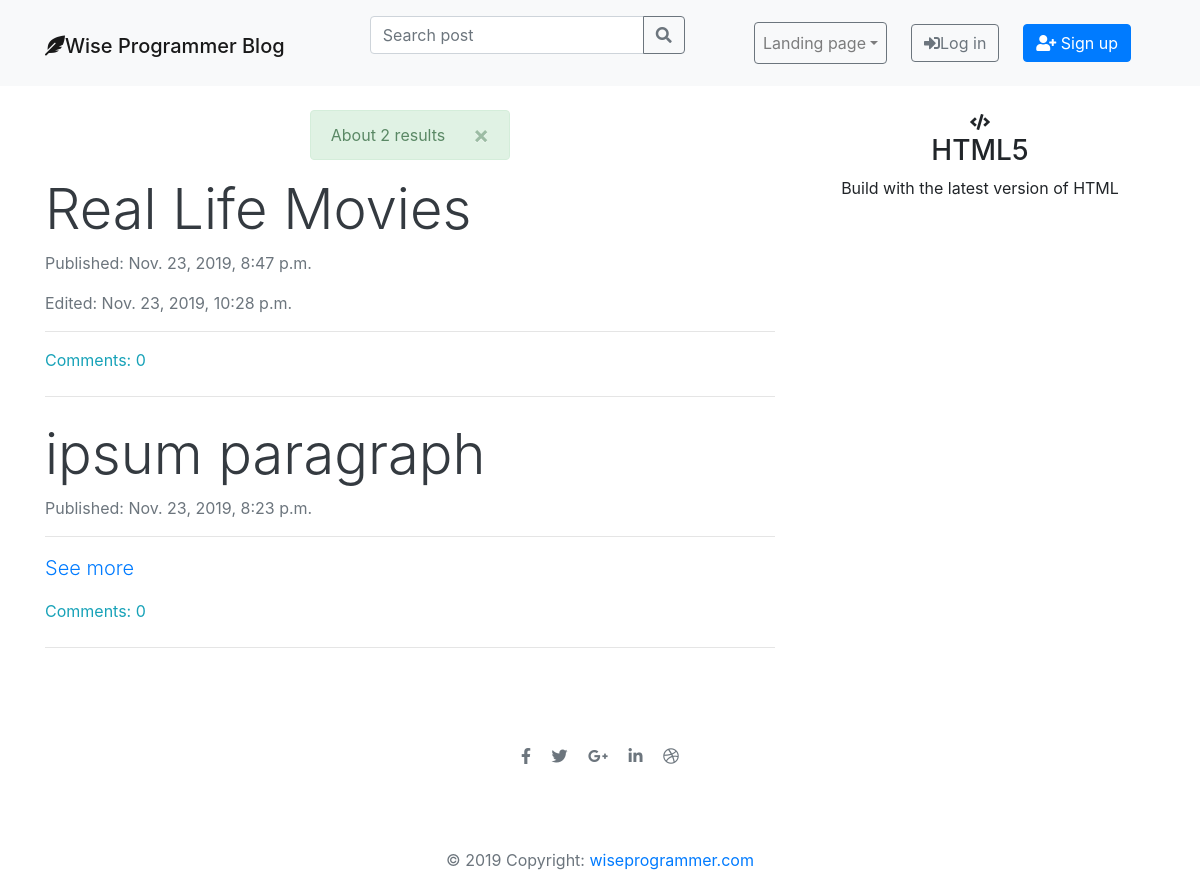
The app's page /post/search/, older data.
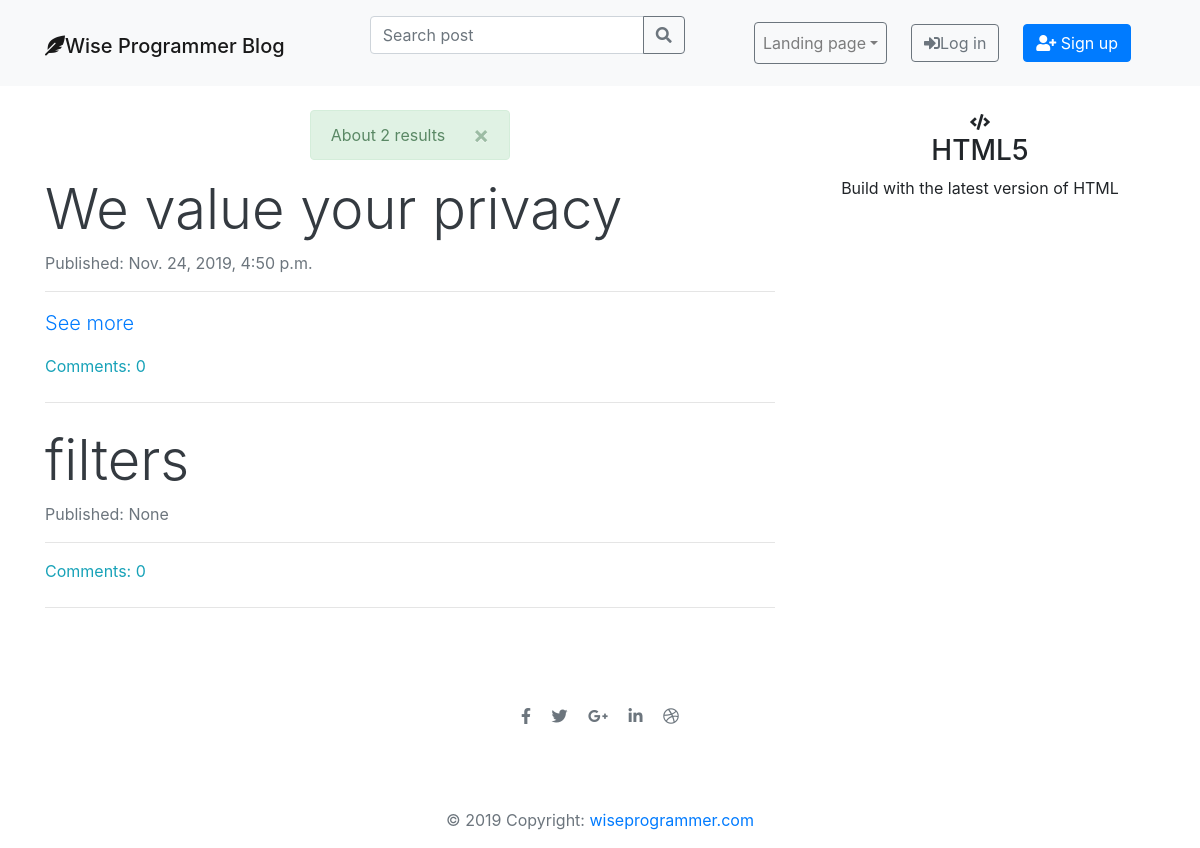
The same page, newer data.
### blog/models.py (models this page shows, shortened)
class Post(models.Model):
    author = models.ForeignKey('auth.User', on_delete=models.CASCADE)
    title = models.CharField(max_length=10000)
    text = models.TextField()
    created_date = models.DateTimeField(default=timezone.now)
    published_date = models.DateTimeField(blank=True, null=True)
    edited_date = models.DateTimeField(blank=True, null=True)
    def approved_comments(self):
        return self.comments.filter(approved=True)
    def __str__(self):
        return self.title

### blog/views.py (the view)
# urls.py: path('post/search/', views.search, name='search'),
def search(request):
    user_query = str(request.GET.get('query', ''))
    search_result = Post.objects.filter(
        title__contains=user_query).order_by('-published_date')
    posts = search_result
    print(search_result)
    if search_result.count() == 0:
        posts = Post.objects.filter(
            published_date__lte=timezone.now()).order_by('-published_date')
        stuff_for_frontend = {'posts': posts}
        messages.warning(request, 'Results containing ' +
                         user_query + ' Not found, Sorry!')
        return render(request, 'blog/post_list.html', stuff_for_frontend)
    else:
        stuff_for_frontend = {'posts': posts}
        post_found = str(search_result.count())
        messages.success(request, 'About '+post_found+' results ')
        return render(request, 'blog/post_list.html', stuff_for_frontend)

### blog/templatetags/markdownify.py (called while the page is built)
@register.filter
def markdown(value):
    renderer = HighlightRenderer()
    markdown = mistune.Markdown(renderer=renderer)
    return markdown(value)

### blog/templates/blog/post_list.html (shortened to what this page needs)
{% extends 'blog/base.html' %}
{% load markdownify %}
{% block content%}
<div class="col-xs-12 col-sm-10 col-md-8">
{% include "message.html" %}
  {% if not posts %}
  <div class="text-center text-muted my-4">
    <i class="fas fa-sad-tear fa-8x"></i>
    <h1 class="display-4 ">Sorry no posts.</h1>
    <a class="btn btn-outline-secondary" href="{% url 'post_new' %}">Add post</a>
  </div>
  <hr class="my-4">
  {% else %}
  {% for post in posts %}
<a class="text-decoration-none text-dark" href="{% url 'post_detail' pk=post.pk %}"><h1 class="display-4">{{ post.title }}</h1></a>
  <p class="text-muted"> Published: {{ post.published_date }}</p>
  {% if post.edited_date%}
  <p class="text-muted"> Edited: {{ post.edited_date }} </p>
  {% endif%}
  <hr>
  <p class="lead" id="post_body" value="{{ post.text}}">
    {% if post.text|length > 200 %}
    <a href="{%url 'post_detail' pk=post.pk%}">See more</a>
  {% endif %}
  </p>
  <a class="text-info" href="{% url 'post_detail' pk=post.pk%}">Comments: {{ post.approved_comments.count }}</a>
<hr class="my-4">
  {% endfor %}
  {% endif %}
</div>
<div class="col-xs-12 col-sm-6 col-md-4 text-center">
  <i class="fas fa-code"></i>
    <h3>HTML5</h3>
    <P>Build with the latest version of HTML</P>
  </div>
</div>
{% endblock %}

### blog/templates/blog/base.html (shortened to what this page needs)
{% load staticfiles %}
<!DOCTYPE html>
<html lang="en">
  <head>
    <link rel="stylesheet" href="https://cdnjs.cloudflare.com/ajax/libs/font-awesome/5.11.2/css/all.css" />
    <link href="https://cdnjs.cloudflare.com/ajax/libs/twitter-bootstrap/4.3.1/css/bootstrap.min.css" rel="stylesheet">
    <link rel="stylesheet" href="{% static 'styles/blog.css' %}" />
  </head>
  <body>
    <nav class="navbar navbar-expand-lg bg-light navbar-light sticky-top mb-4">
      <div class="container">
        <div class="navbar-header">
          <h1> <a class="navbar-brand" href="{% url 'post_list'%}"><i class="fas fa-feather-alt"></i></i>Wise Programmer Blog</a> </h1>
        </div>
        <div class="collapse navbar-collapse" id="collapsibleNavbar">
          <ul class="nav navbar-nav ml-auto">
            <form method="get" action="{%url 'search' %}" class="form-inline my-2  ">
              <div class="input-group mb-3">
                <input type="search" name="query" class="form-control" placeholder="Search post" aria-label="Search post" aria-describedby="basic-addon2">
                <div class="input-group-append">
                  <button class="btn btn-outline-secondary" type="submit">
                    <i class="fas fa-search"></i>
                  </button>
                </div>
              </div>
            </form>
          </ul>
        </div>
        <div class="collapse navbar-collapse " id="collapsibleNavbar">
          <ul class="nav navbar-nav ml-auto">
            {% if user.is_authenticated %}
            {% block nav %} {% endblock%}
            <li class="nav-item dropdown">
              <a class="nav-link dropdown-toggle" href="#" id="navbarDropdown" role="button" data-toggle="dropdown" aria-haspopup="true" aria-expanded="false">{{ user.username}}</a>
              <div class="dropdown-menu dropdown-menu-right" aria-labelledby="navbarDropdown">
                <a class="nav-link btn-outline-light" href="{% url 'profile'%}"><i class="far fa-user ">Profile</i></a>
                <a class="nav-link" href="#">Change password</a>
                <div class="dropdown-divider"></div>
                <a class="nav-link btn-outline-danger" href="{% url 'logout'%}"><i class="fas fa-sign-out-alt fa"></i>Log out</a>
              </div>
            </li>
          </ul>
          {% else %}
                <form class="form-inline ">
                <a href="{% url 'landing_page'%}" class='nav-link dropdown-toggle btn btn-outline-secondary mr-4'>Landing page</a>
                  <a class="btn btn-outline-secondary mr-4" href="{% url 'login'%}" ><i class="fas fa-sign-in-alt fa"></i>Log in</a>
                  <a class="btn btn-primary mr-4" href="{% url 'signup'%}" ><i class="fas fa-user-plus"></i> Sign up</a>
                </form>
                {% endif %}
        </div>
      </div>
    </nav>
    <div class="container mb-4">
      <div class="row">
      {% block content %}{% endblock %}
      </div>
    <footer class=" container-fluid padding bd-footer text-muted">
      <div class="container-fluid p-3 p-md-5">
        <ul class="list-unstyled list-inline text-center">
          <li class="list-inline-item">
           <a class="btn-floating btn-fb mx-1">
              <i class="fab fa-facebook-f"> </i>
           </a>
          </li>
          <li class="list-inline-item">
            <a class="btn-floating btn-tw mx-1">
              <i class="fab fa-twitter"> </i>
            </a>
          </li>
          <li class="list-inline-item">
            <a class="btn-floating btn-gplus mx-1">
              <i class="fab fa-google-plus-g"> </i>
            </a>
          </li>
          <li class="list-inline-item">
            <a class="btn-floating btn-li mx-1">
              <i class="fab fa-linkedin-in"> </i>
            </a>
          </li>
          <li class="list-inline-item">
            <a class="btn-floating btn-dribbble mx-1">
              <i class="fab fa-dribbble"> </i>
            </a>
          </li>
        </ul>
      </div>
      <div class="footer-copyright text-center py-3">© 2019 Copyright:
        <a href="#"> wiseprogrammer.com</a>
      </div>
    </footer>
  </body>
</html>

### blog/templates/message.html
{% for message in messages %}
 <div class="container">
   <div class="row justify-content-center">
     <div>
       <div class="alert {{ message.tags }} alert-dismissible fade show main-message" role="alert">
        <button type="button" class="close" data-dismiss="alert" aria-label="Close">
          <span aria-hidden="true">&times;</span>
        </button>
        {{ message }}
       </div>
     </div>
   </div>
 </div>
{% endfor %}

### blog/static/styles/blog.css (style rules this page uses)
.main-message { display: inline-block; opacity: 0.7; }

Row changes from the older to the newer data that the page shows:
removed Post: title "Real Life Movies", published_date "Nov. 23, 2019, 8:47 p.m.", edited_date "Nov. 23, 2019, 10:28 p.m.", approved_comments.count "0"
removed Post: title "ipsum paragraph", published_date "Nov. 23, 2019, 8:23 p.m.", shows "See more", approved_comments.count "0"
added Post: title "We value your privacy", published_date "Nov. 24, 2019, 4:50 p.m.", shows "See more", approved_comments.count "0"
added Post: title "filters", published_date "None", approved_comments.count "0"
